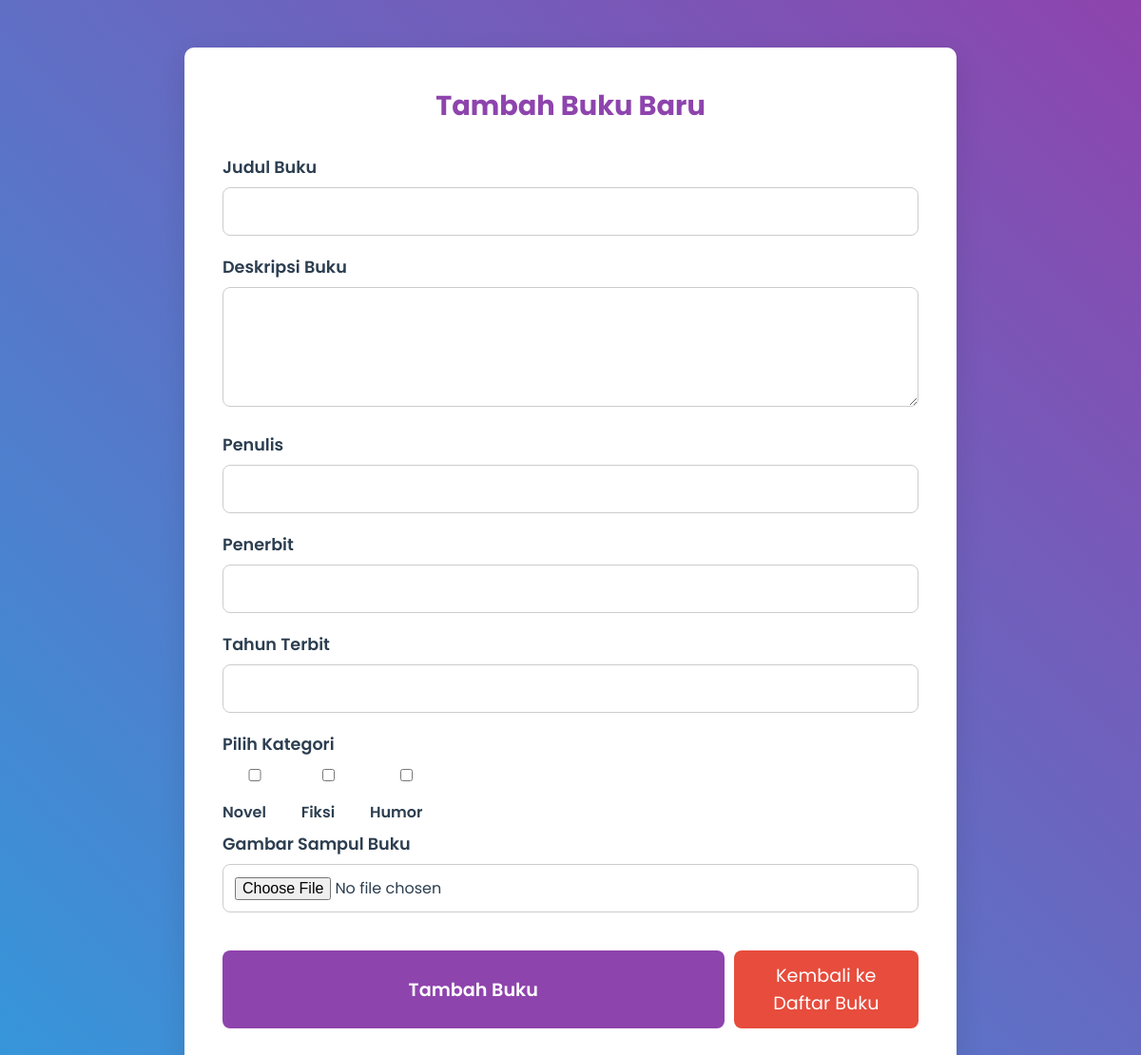
/admin/tambah_buku.php (signed in), run on an earlier commit of the app's database.
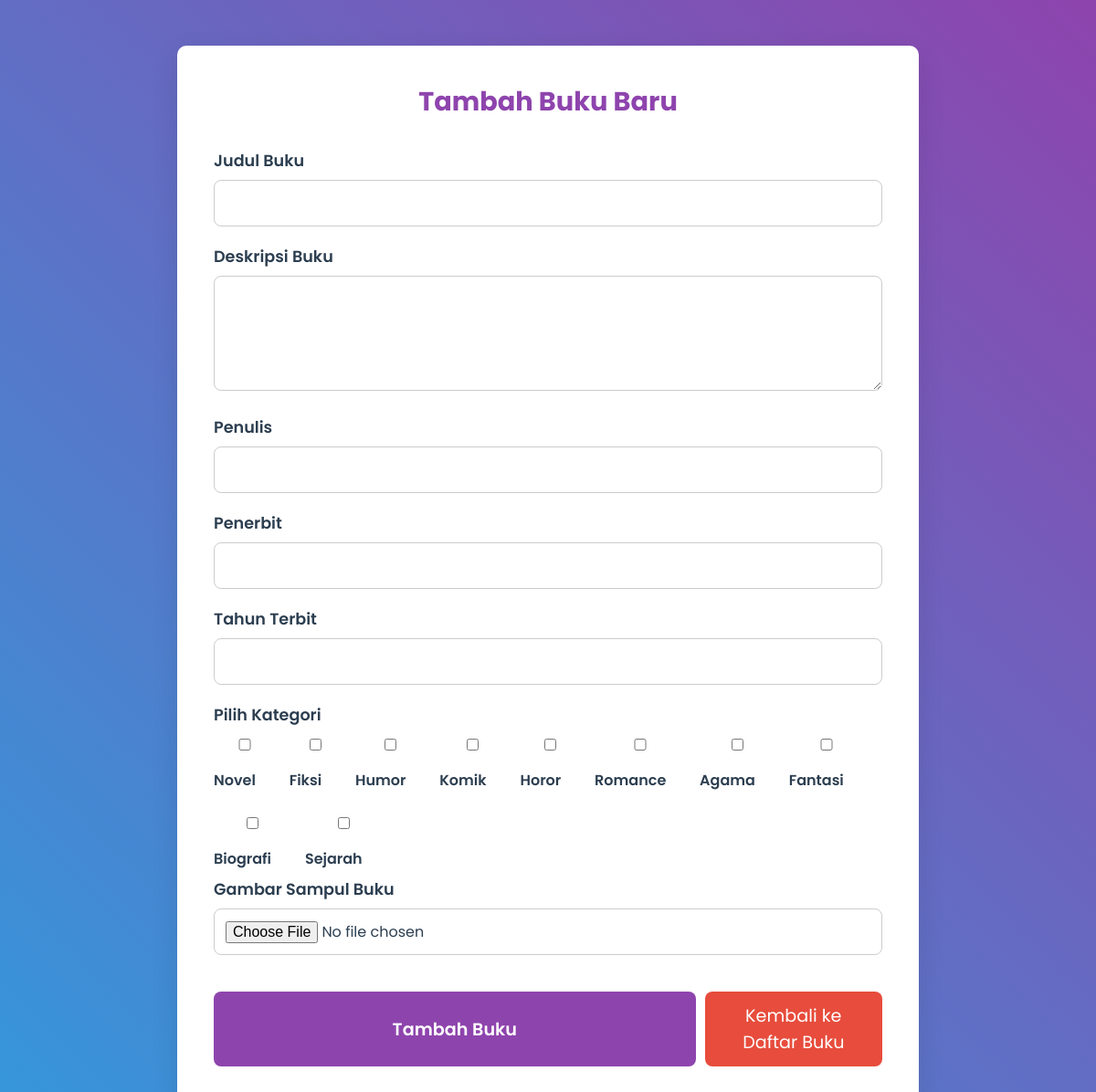
And on a later commit of the database.
### tables this page shows
CREATE TABLE `kategoribuku` (
  `KategoriID` int(11) NOT NULL,
  `NamaKategori` varchar(255) NOT NULL
);

### admin/tambah_buku.php (the view, shortened to what this page needs)
<?php
$host = "localhost";
$username = "root";
$password = "";
$dbname = "perpustakaan";
$conn = new mysqli($host, $username, $password, $dbname);
$sql_kategori = "SELECT * FROM kategoribuku";
$result_kategori = $conn->query($sql_kategori);
?>
<!DOCTYPE html>
<html lang="id">
<head>
</head>
<body>
    <div class="content">
        <div class="form-container">
            <h2>Tambah Buku Baru</h2>
            <form action="tambah_buku.php" method="POST" enctype="multipart/form-data">
                <label for="judul">Judul Buku</label>
                <input type="text" id="judul" name="judul" required>
                <label for="deskripsi">Deskripsi Buku</label>
                <textarea id="deskripsi" name="deskripsi" rows="4" required></textarea>
                <label for="penulis">Penulis</label>
                <input type="text" id="penulis" name="penulis" required>
                <label for="penerbit">Penerbit</label>
                <input type="text" id="penerbit" name="penerbit" required>
                <label for="tahun_terbit">Tahun Terbit</label>
                <input type="number" id="tahun_terbit" name="tahun_terbit" required>
                <label for="kategori">Pilih Kategori</label>
                <div class="checkbox-group">
                    <?php
                    while ($kategori = $result_kategori->fetch_assoc()) {
                        echo '<label><input type="checkbox" name="kategori[]" value="' . $kategori['KategoriID'] . '"> ' . $kategori['NamaKategori'] . '</label>';
                    }
                    ?>
                </div>
                <label for="image">Gambar Sampul Buku</label>
                <input type="file" id="image" name="image" accept="image/*" required>
                <div class="button-container">
                    <button type="submit">Tambah Buku</button>
                    <a href="buku.php" class="back-button">Kembali ke Daftar Buku</a>
                </div>
            </form>
        </div>
    </div>
</body>
</html>

What changed in the data, as far as the page shows it:
added kategoribuku: NamaKategori "Komik"
added kategoribuku: NamaKategori "Horor"
added kategoribuku: NamaKategori "Romance"
added kategoribuku: NamaKategori "Agama"
added kategoribuku: NamaKategori "Fantasi"
added kategoribuku: NamaKategori "Biografi"
added kategoribuku: NamaKategori "Sejarah"
